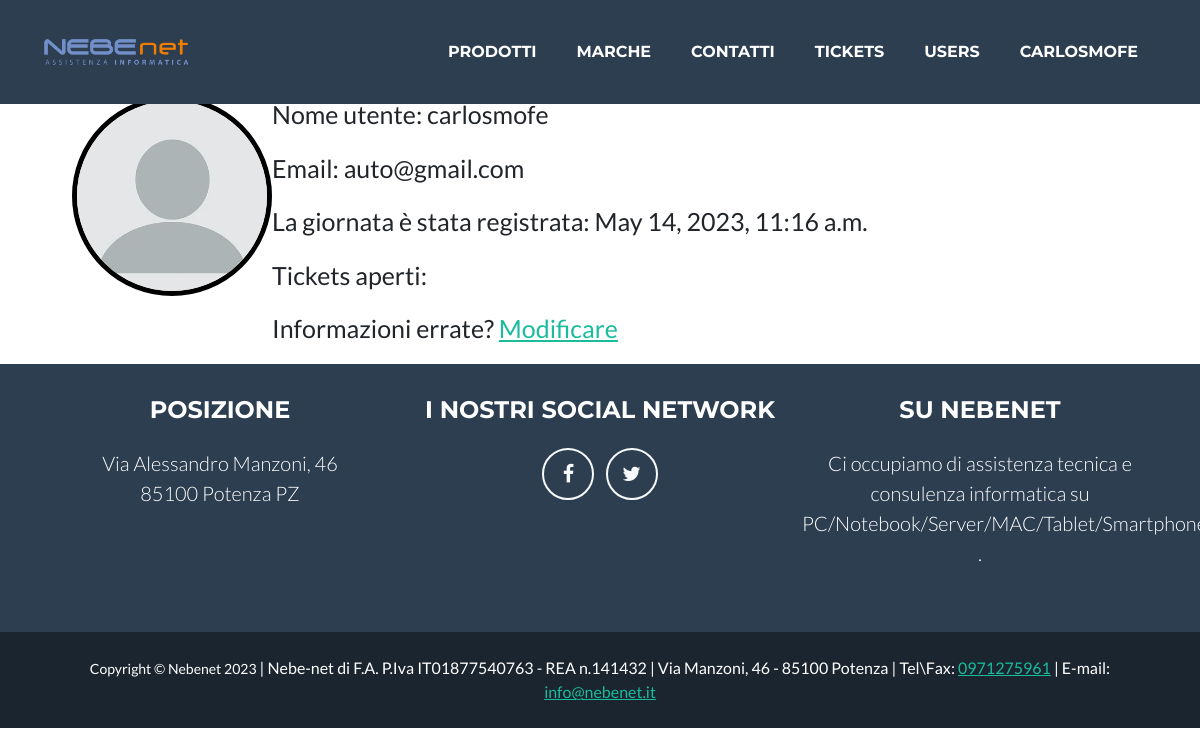
/usuarios/1 (signed in), run on the app's committed database.
### nebenet_app/models.py (models this page shows, shortened)
class User(AbstractUser):
    email = models.EmailField(unique=True)
    image = models.ImageField(upload_to ='img/')
    date = models.DateTimeField(auto_now=True)

### nebenet_app/views.py (the view)
# urls.py: path('usuarios/<int:pk>', User_Detail.as_view(), name="usuarios-detalles"),
class User_Detail(UserPassesTestMixin,LoginRequiredMixin, DetailView):
    model = User
    def get_context_data(self, **kwargs):
        queryset = User.objects.all()
        context_object_name = 'user'
        context = super().get_context_data(**kwargs)
        context['tickets']=Ticket.objects.filter(ti_user=self.kwargs.get("pk"))
        return context
    def test_func(self):
        if self.request.user.is_superuser:
            return True
        else:
            try:
                return User.objects.get(pk=self.request.user.pk)==User.objects.get(pk=self.kwargs.get("pk"))
            except:
                return False

### nebenet_app/templates/nebenet_app/user_detail.html (shortened to what this page needs)
{% extends 'base.html' %}
{% block content %}
<body class="bodyco">
    <center>
    <div class="divbodyco1"><img class="profilepick" {% if user.image %} src="/media/{{ user.image }}" {% else %} src="/static/assets/img/noprof.webp"{% endif %}></div>
    <ul class="ulbodyco2">
      <p>Nome utente: {{ user.username }}</p>
      <p>Email: {{ user.email }}</p>
      <p>La giornata è stata registrata: {{ user.date }}</p>
      <p>Tickets aperti:</p>
      {% if request.user.username == user.username %}
      <p>Informazioni errate? <a href="{% url 'usuarios-update' user.pk %}" class="button">Modificare</a></p>
      {% else %}
      <p></p>
      {% endif %}
    </ul>
    </center>
</body>
{% endblock %}

### nebenet_app/templates/base.html (shortened to what this page needs)
<!DOCTYPE html>
{% load static %}
<html lang="en">
    <head>
        <link rel="stylesheet" href="https://cdnjs.cloudflare.com/ajax/libs/font-awesome/4.7.0/css/font-awesome.min.css">
        <link href="/static/css/styles.css" rel="stylesheet" />
    </head>
    <body id="page-top">
        <nav class="navbar navbar-expand-lg bg-secondary text-uppercase fixed-top" id="mainNav">
            <div class="container">
                <a class="navbar-brand" href="{% url 'index' %}"><img class="logomain" src="/static/assets/img/logo.png" alt="..." /></a>
                <div class="collapse navbar-collapse" id="navbarResponsive">
                    <ul class="navbar-nav ms-auto">
                        {% if user.is_staff %} <li class="nav-item mx-0 mx-lg-1"><a class="nav-link py-3 px-0 px-lg-3 rounded" href="{% url 'products_admin_list' %}">Prodotti</a></li>{% else %} <li class="nav-item mx-0 mx-lg-1"><a class="nav-link py-3 px-0 px-lg-3 rounded" href="{% url 'products' %}">Prodotti</a></li>{% endif %}
                        <li class="nav-item mx-0 mx-lg-1"><a class="nav-link py-3 px-0 px-lg-3 rounded" href="{% url 'brands' %}">Marche</a></li>
                        <li class="nav-item mx-0 mx-lg-1"><a class="nav-link py-3 px-0 px-lg-3 rounded" href="/company/1/">Contatti</a></li>
                        {% if user.is_staff %}<li class="nav-item mx-0 mx-lg-1"><a class="nav-link py-3 px-0 px-lg-3 rounded" href="{% url 'tickets-admin' %}">Tickets</a></li><li class="nav-item mx-0 mx-lg-1"><a class="nav-link py-3 px-0 px-lg-3 rounded" href="{% url 'usuarios-lista' %}">Users</a></li>{% endif %}
                        {% if request.user.is_authenticated %}
                        <div class="dropdown"><li class="nav-item mx-0 mx-lg-1"><a class="dropbtn nav-link py-3 px-0 px-lg-3 rounded" href="/usuarios/{{ request.user.pk }}">{{ request.user.username }}</a></li>
                            </div>
                        {% else %}
                        <li class="nav-item mx-0 mx-lg-1"><a class="nav-link py-3 px-0 px-lg-3 rounded" href="{% url 'login' %}">Login</a></li>
                        <li class="nav-item mx-0 mx-lg-1"><a class="nav-link py-3 px-0 px-lg-3 rounded" href="{% url 'user-add' %}">Registrate</a></li>
                        {% endif %}
                    </ul>
                </div>
            </div>
        </nav>
        {% block content %}
        {% endblock %}
        <footer class="footer text-center">
            <div class="container">
                <div class="row">
                    <div class="col-lg-4 mb-5 mb-lg-0">
                        <h4 class="text-uppercase mb-4">Posizione</h4>
                        <p class="lead mb-0">
                            Via Alessandro Manzoni, 46
                            <br />
                            85100 Potenza PZ
                        </p>
                    </div>
                    <div class="col-lg-4 mb-5 mb-lg-0 buttons effect amiens">
                        <h4 class="text-uppercase mb-4">I nostri social network</h4>
                        <a class="btn btn-outline-light btn-social mx-1" href="https://www.facebook.com/nebenetpz/?ref=ts&fref=ts" title="Join us on Facebook"><i class="fa fa-facebook" aria-hidden="true"></i></a>
                        <a class="btn btn-outline-light btn-social mx-1" href="https://twitter.com/nebenet" title="Join us on Twitter"><i class="fa fa-twitter" aria-hidden="true"></i></a>
                    </div>
                    <div class="col-lg-4">
                        <h4 class="text-uppercase mb-4">Su Nebenet</h4>
                        <p class="lead mb-0">
                            Ci occupiamo di assistenza tecnica e consulenza informatica su PC/Notebook/Server/MAC/Tablet/Smartphone
                            .
                        </p>
                    </div>
                </div>
            </div>
        </footer>
        <div class="copyright py-4 text-center text-white">
            <div class="container"><small>Copyright &copy; Nebenet 2023</small> | Nebe-net di F.A. P.Iva IT01877540763 - REA n.141432 | Via Manzoni, 46 - 85100 Potenza | Tel\Fax: <a href="tel:0971275961">0971275961</a> | E-mail:<a href="mailto: info@nebenet.it"> info@nebenet.it</a> </div>
        </div>
    </body>
</html>

### data on the page
User: user.username "CARLOSMOFE", username "carlosmofe", email "auto@gmail.com", date "May 14, 2023, 11:16 a.m."
